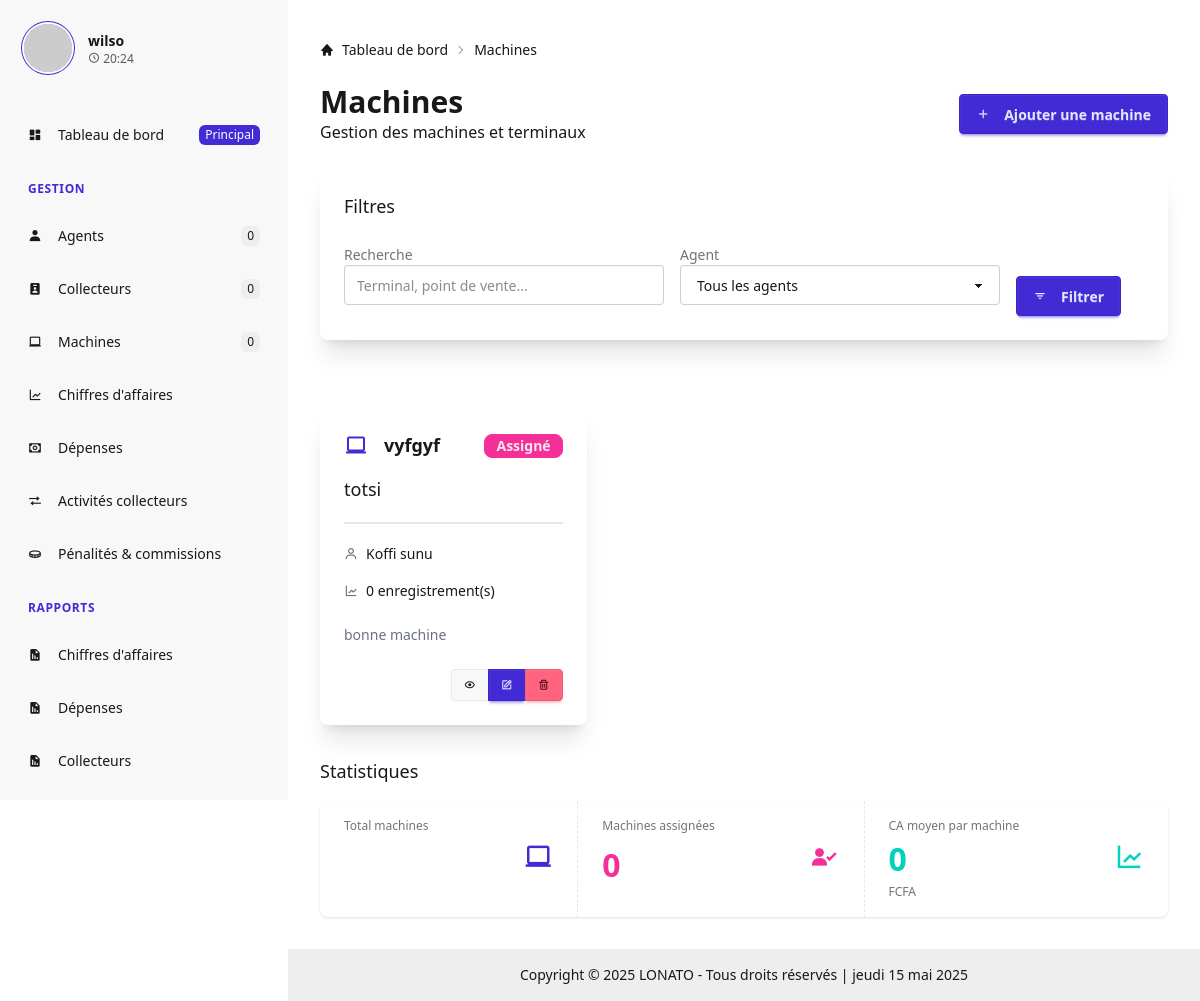
The page /machines/ (signed in) on the database its author committed.
### gestloto/models.py (models this page shows, shortened)
class Machine(models.Model):
    numero_terminal = models.CharField(max_length=50, unique=True)
    nom_point_vente = models.CharField(max_length=100)
    details = models.TextField(blank=True)
    agent = models.ForeignKey(Agent, on_delete=models.SET_NULL, null=True, blank=True, related_name='machines')
    class Meta:
        verbose_name = "Machine"
        verbose_name_plural = "Machines"

class Agent(models.Model):
    nom_agent = models.CharField(max_length=100)
    prenom_agent = models.CharField(max_length=100)
    reference_agent = models.CharField(max_length=50, unique=True)
    num_tel_agent = models.CharField(max_length=20)
    email_agent = models.EmailField(blank=True)
    date_debut_activites = models.DateField(default=timezone.now)
    pourcentage_commission = models.DecimalField(
        max_digits=5,
        decimal_places=2,
        validators=[MinValueValidator(0), MaxValueValidator(100)],
        help_text="Pourcentage de commission pour l'agent"
    )
    autres_details = models.TextField(blank=True)
    class Meta:
        verbose_name = "Agent"
        verbose_name_plural = "Agents"

### gestloto/views/machines.py (the view)
# urls.py: path('machines/', machine_list, name='machine_list'),
@login_required
def machine_list(request):
    machines = Machine.objects.all().order_by('numero_terminal')
    return render(request, 'gestloto/machines/list.html', {'machines': machines})

### gestloto/templates/gestloto/machines/list.html (shortened to what this page needs)
{% extends 'base.html' %}
{% block breadcrumb_items %}
<li><a href="#">Machines</a></li>
{% endblock %}
{% block page_title %}Machines{% endblock %}
{% block page_subtitle %}Gestion des machines et terminaux{% endblock %}
{% block page_actions %}
<a href="{% url 'machine_create' %}" class="btn btn-primary">
    <i class="bx bx-plus mr-2"></i> Ajouter une machine
</a>
{% endblock %}
{% block content %}
<div class="card bg-base-100 shadow-xl mb-6">
    <div class="card-body">
        <h3 class="text-lg font-medium mb-4">Filtres</h3>
        <form hx-get="{% url 'machine_list' %}" hx-target="#machine-list" hx-swap="innerHTML" hx-indicator="#loading" class="flex flex-wrap gap-4">
            <div class="form-control w-full max-w-xs">
                <label class="label">
                    <span class="label-text">Recherche</span>
                </label>
                <input type="text" name="q" placeholder="Terminal, point de vente..." class="input input-bordered"
                       value="{{ request.GET.q|default:'' }}"
                       hx-trigger="keyup changed delay:500ms"
                       hx-get="{% url 'machine_list' %}"
                       hx-target="#machine-list"
                       hx-include="closest form" />
            </div>
            <div class="form-control w-full max-w-xs">
                <label class="label">
                    <span class="label-text">Agent</span>
                </label>
                <select name="agent" class="select select-bordered" hx-get="{% url 'machine_list' %}" hx-target="#machine-list" hx-indicator="#loading">
                    <option value="">Tous les agents</option>
                </select>
            </div>
            <div class="form-control mt-8">
                <button type="submit" class="btn btn-primary">
                    <i class="bx bx-filter mr-2"></i> Filtrer
                </button>
            </div>
        </form>
    </div>
</div>
<div id="machine-list">
    <div class="grid grid-cols-1 md:grid-cols-2 lg:grid-cols-3 gap-6">
        {% for machine in machines %}
        <div class="card bg-base-100 shadow-xl hover:shadow-2xl transition-all duration-300">
            <div class="card-body">
                <h2 class="card-title flex items-center">
                    <i class='bx bx-laptop text-primary text-2xl mr-2'></i>
                    {{ machine.numero_terminal }}
                    {% if machine.agent %}
                    <div class="badge badge-secondary ml-auto">Assigné</div>
                    {% else %}
                    <div class="badge badge-warning ml-auto">Non assigné</div>
                    {% endif %}
                </h2>
                <div class="mt-2">
                    <div class="text-lg font-medium">{{ machine.nom_point_vente }}</div>
                </div>
                <div class="divider my-1"></div>
                <div class="flex items-center mb-2">
                    <i class="bx bx-user text-gray-500 mr-2"></i>
                    {% if machine.agent %}
                    <span>{{ machine.agent.nom_agent }} {{ machine.agent.prenom_agent }}</span>
                    {% else %}
                    <span class="text-gray-500">Aucun agent assigné</span>
                    {% endif %}
                </div>
                <div class="flex items-center mb-2">
                    <i class="bx bx-line-chart text-gray-500 mr-2"></i>
                    <span>{{ machine.chiffres_affaire.count }} enregistrement(s)</span>
                </div>
                {% if machine.details %}
                <div class="text-sm text-gray-500 mt-2 line-clamp-2">
                    {{ machine.details }}
                </div>
                {% endif %}
                <div class="card-actions justify-end mt-4">
                    <div class="join">
                        <a href="{% url 'machine_detail' machine.id %}" class="btn btn-sm join-item">
                            <i class="bx bx-show"></i>
                        </a>
                        <a href="{% url 'machine_update' machine.id %}" class="btn btn-sm btn-primary join-item">
                            <i class="bx bx-edit"></i>
                        </a>
                        <button class="btn btn-sm btn-error join-item"
                                hx-get="{% url 'machine_delete' machine.id %}"
                                hx-target="#modal"
                                hx-swap="innerHTML">
                            <i class="bx bx-trash"></i>
                        </button>
                    </div>
                </div>
            </div>
        </div>
        {% endfor %}
    </div>
</div>
<div class="mt-8">
    <h3 class="text-lg font-medium mb-4">Statistiques</h3>
    <div class="stats shadow bg-base-100 w-full">
        <div class="stat">
            <div class="stat-figure text-primary">
                <i class="bx bx-laptop text-3xl"></i>
            </div>
            <div class="stat-title">Total machines</div>
            <div class="stat-value text-primary">{{ machines.paginator.count }}</div>
        </div>
        <div class="stat">
            <div class="stat-figure text-secondary">
                <i class="bx bxs-user-check text-3xl"></i>
            </div>
            <div class="stat-title">Machines assignées</div>
            <div class="stat-value text-secondary">{{ machines_assignees|default:0 }}</div>
        </div>
        <div class="stat">
            <div class="stat-figure text-accent">
                <i class="bx bx-line-chart text-3xl"></i>
            </div>
            <div class="stat-title">CA moyen par machine</div>
            <div class="stat-value text-accent">{{ ca_moyen|default:0|floatformat:0 }}</div>
            <div class="stat-desc">FCFA</div>
        </div>
    </div>
</div>
{% endblock %}

### templates/base.html (shortened to what this page needs)
<!DOCTYPE html>
<html lang="fr" data-theme="light">
  <head>
    {% load static %}
    <link rel="stylesheet" href="{% static 'css/output.css' %}" />
    <link
      rel="stylesheet"
      href="https://cdn.jsdelivr.net/npm/boxicons@latest/css/boxicons.min.css"
    />
  </head>
  <body hx-boost="true" class="bg-base-100">
    {% if user.is_authenticated %}
    <div class="drawer lg:drawer-open">
      <div class="drawer-content flex flex-col">
        <main class="p-4 md:p-6 lg:p-8 min-h-screen">
          {% block breadcrumbs %}
          <div class="text-sm breadcrumbs mb-4">
            <ul>
              <li>
                <a href="{% url 'dashboard' %}"
                  ><i class="bx bxs-home"></i> Tableau de bord</a
                >
              </li>
              {% block breadcrumb_items %}{% endblock %}
            </ul>
          </div>
          {% endblock %}
          <div class="mb-6">
            <div
              class="flex flex-col md:flex-row md:items-center md:justify-between"
            >
              <div>
                <h1 class="text-2xl md:text-3xl font-bold">
                  {% block page_title %}{% endblock %}
                </h1>
                {% block page_subtitle %}{% endblock %}</p>
              </div>
              <div class="mt-4 md:mt-0">
                {% block page_actions %}{% endblock %}
              </div>
            </div>
          </div>
          <div class="animate-fade-in">{% block content %}{% endblock %}</div>
        </main>
        <footer class="footer footer-center p-4 bg-base-300 text-base-content">
          <div>
            <p>
              Copyright © {% now "Y" %} LONATO - Tous droits réservés |
              <span class="current-date"></span>
            </p>
          </div>
        </footer>
      </div>
      <div class="drawer-side z-30">
        <div class="menu p-4 w-72 min-h-full bg-base-200 text-base-content">
          <div class="flex items-center mb-8 p-2">
            <div class="avatar mr-4">
              <div
                class="w-12 rounded-full ring ring-primary ring-offset-base-100 ring-offset-2"
              >
                <img
                  src="https://ui-avatars.com/api/?name={{ user.first_name }}+{{ user.last_name }}&background=1c64f2&color=fff"
                  alt="{{ user.username }}"
                />
              </div>
            </div>
            <div>
              <p class="font-bold">
                {{ user.get_full_name|default:user.username }}
              </p>
              <p class="text-xs opacity-70">
                <i class="bx bx-time-five"></i> {% now "H:i" %}
              </p>
            </div>
          </div>
          <ul class="space-y-2">
            <li>
              <a
                href="{% url 'dashboard' %}"
                class="{% if request.resolver_match.url_name == 'dashboard' %}active{% endif %} flex items-center p-3 rounded-lg"
              >
                <i class="bx bxs-dashboard mr-2"></i>
                <span>Tableau de bord</span>
                <span
                  class="ml-auto text-xs bg-primary text-white px-1.5 py-0.5 rounded-md"
                  >Principal</span
                >
              </a>
            </li>
            <li class="menu-title pt-4">
              <span
                class="font-semibold uppercase tracking-wider text-xs text-primary"
                >Gestion</span
              >
            </li>
            <li>
              <a
                href="{% url 'agent_list' %}"
                class="{% if 'agent' in request.resolver_match.url_name %}active{% endif %} flex items-center p-3 rounded-lg"
              >
                <i class="bx bxs-user mr-2"></i>
                <span>Agents</span>
                <span
                  class="ml-auto text-xs bg-base-300 px-1.5 py-0.5 rounded-md"
                  >{{ stats.total_agents|default:'0' }}</span
                >
              </a>
            </li>
            <li>
              <a
                href="{% url 'collecteur_list' %}"
                class="{% if 'collecteur' in request.resolver_match.url_name %}active{% endif %} flex items-center p-3 rounded-lg"
              >
                <i class="bx bxs-user-badge mr-2"></i>
                <span>Collecteurs</span>
                <span
                  class="ml-auto text-xs bg-base-300 px-1.5 py-0.5 rounded-md"
                  >{{ stats.total_collecteurs|default:'0' }}</span
                >
              </a>
            </li>
            <li>
              <a
                href="{% url 'machine_list' %}"
                class="{% if 'machine' in request.resolver_match.url_name %}active{% endif %} flex items-center p-3 rounded-lg"
              >
                <i class="bx bx-laptop mr-2"></i>
                <span>Machines</span>
                <span
                  class="ml-auto text-xs bg-base-300 px-1.5 py-0.5 rounded-md"
                  >{{ stats.total_machines|default:'0' }}</span
                >
              </a>
            </li>
            <li>
              <a
                href="{% url 'chiffre_affaire_list' %}"
                class="{% if 'chiffre_affaire' in request.resolver_match.url_name %}active{% endif %} flex items-center p-3 rounded-lg"
              >
                <i class="bx bx-line-chart mr-2"></i>
                <span>Chiffres d'affaires</span>
              </a>
            </li>
            <li>
              <a
                href="{% url 'depense_list' %}"
                class="{% if 'depense' in request.resolver_match.url_name %}active{% endif %} flex items-center p-3 rounded-lg"
              >
                <i class="bx bx-money mr-2"></i>
                <span>Dépenses</span>
              </a>
            </li>
            <li>
              <a
                href="{% url 'activite_collecteur_list' %}"
                class="{% if 'activite_collecteur' in request.resolver_match.url_name %}active{% endif %} flex items-center p-3 rounded-lg"
              >
                <i class="bx bx-transfer mr-2"></i>
                <span>Activités collecteurs</span>
              </a>
            </li>
            <li>
              <a
                href="{% url 'penalite_commission_list' %}"
                class="{% if 'penalite_commission' in request.resolver_match.url_name %}active{% endif %} flex items-center p-3 rounded-lg"
              >
                <i class="bx bx-coin mr-2"></i>
                <span>Pénalités & commissions</span>
              </a>
            </li>
            <li class="menu-title pt-4">
              <span
                class="font-semibold uppercase tracking-wider text-xs text-primary"
                >Rapports</span
              >
            </li>
            <li>
              <a
                href="{% url 'rapport_chiffre_affaire' %}"
                class="{% if request.resolver_match.url_name == 'rapport_chiffre_affaire' %}active{% endif %} flex items-center p-3 rounded-lg"
              >
                <i class="bx bxs-report mr-2"></i>
                <span>Chiffres d'affaires</span>
              </a>
            </li>
            <li>
              <a
                href="{% url 'rapport_depense' %}"
                class="{% if request.resolver_match.url_name == 'rapport_depense' %}active{% endif %} flex items-center p-3 rounded-lg"
              >
                <i class="bx bxs-report mr-2"></i>
                <span>Dépenses</span>
              </a>
            </li>
            <li>
              <a
                href="{% url 'rapport_collecteur' %}"
                class="{% if request.resolver_match.url_name == 'rapport_collecteur' %}active{% endif %} flex items-center p-3 rounded-lg"
              >
                <i class="bx bxs-report mr-2"></i>
                <span>Collecteurs</span>
              </a>
            </li>
            <li>
              <a
                href="{% url 'rapport_agent' %}"
                class="{% if request.resolver_match.url_name == 'rapport_agent' %}active{% endif %} flex items-center p-3 rounded-lg"
              >
              </a>
            </li>
          </ul>
        </div>
      </div>
    </div>
    {% else %}
    <main class="min-h-screen">{% block auth_content %}{% endblock %}</main>
    {% endif %}
  </body>
</html>

### rows shown on the page
Machine: numero_terminal "vyfgyf", nom_point_vente "totsi", agent.nom_agent "Koffi", agent.prenom_agent "sunu", chiffres_affaire.count "0", details "bonne machine"

### other values the page prints
{{ machines_assignees|default:0 }} "0"
{{ ca_moyen|default:0|floatformat:0 }} "0"
{{ user.get_full_name|default:user.username }} "wilso"
{{ stats.total_agents|default:'0' }} "0"
{{ stats.total_collecteurs|default:'0' }} "0"
{{ stats.total_machines|default:'0' }} "0"
